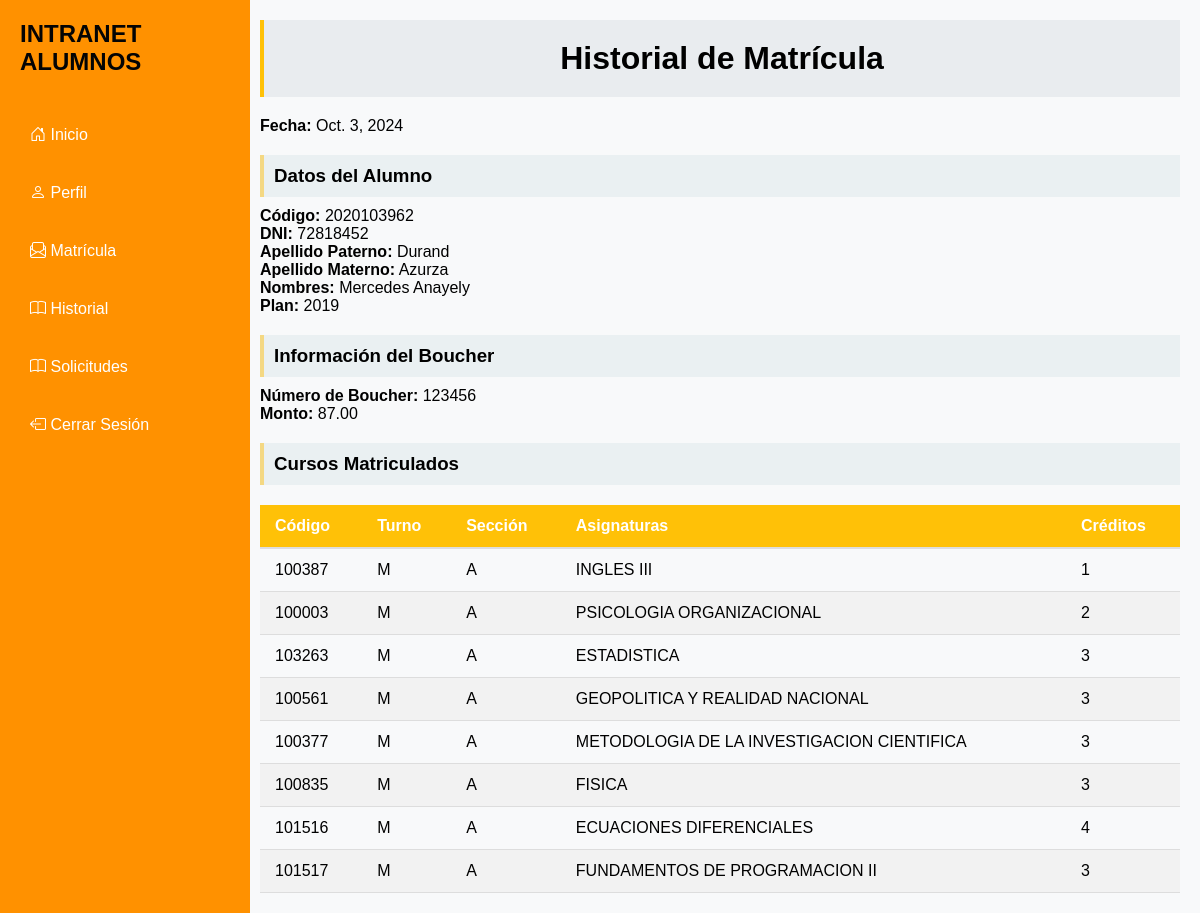
/historial/ (signed in), run on the app's committed database.
### App/models.py (models this page shows, shortened)
class Matricula(models.Model):
    id_matricula = models.AutoField(primary_key=True)
    alumno = models.ForeignKey(Alumno, on_delete=models.CASCADE)
    cursos = models.ManyToManyField(Curso)
    boucher = models.ForeignKey(Boucher, on_delete=models.CASCADE)
    plan = models.ForeignKey(Plan, on_delete=models.CASCADE)
    fecha_matricula = models.DateField(default=timezone.now)

class Alumno(models.Model):
    id_alumno = models.AutoField(primary_key=True)
    codigo = models.CharField(max_length=10, default=1)
    plan = models.ForeignKey(Plan, on_delete=models.CASCADE)
    nombres = models.CharField(max_length=100)
    apellido_paterno = models.CharField(max_length=100)
    apellido_materno = models.CharField(max_length=100)
    dni = models.CharField(max_length=8)
    correo = models.EmailField(max_length=100)
    celular = models.CharField(max_length=9)
    escuela = models.ForeignKey(Escuela, on_delete=models.CASCADE)
    anio = models.IntegerField(default=1)

class Plan (models.Model):
    id_plan = models.AutoField(primary_key=True)
    nombre_plan = models.CharField(max_length=100)
    def __str__(self):
        return self.nombre_plan

class Boucher(models.Model):
    id_boucher = models.AutoField(primary_key=True)
    alumno = models.ForeignKey(Alumno, on_delete=models.CASCADE)
    numero_boucher = models.CharField(max_length=50)
    monto = models.DecimalField(max_digits=10, decimal_places=2)

class Curso(models.Model):
    id = models.AutoField(primary_key=True)
    codigo = models.CharField(max_length=10)
    nombre_curso = models.CharField(max_length=100)
    semestre = models.IntegerField(default=1)
    creditos = models.IntegerField()
    turno = models.CharField(
        max_length=1,
        choices=[('M', 'M'), ('T', 'T'), ('N', 'N')]
    )
    seccion = models.CharField(max_length=1, choices=[('A', 'A'), ('B', 'B'), ('C', 'C')])
    prerrequisito = models.CharField(
        max_length=10,
        null=True,
        blank=True,
    )
    anio = models.IntegerField(default=1)

### App/views.py (the view)
# urls.py: path('historial/', views.historial, name='historial'),
@login_required
def historial(request):
    usuario = request.user
    alumno = get_object_or_404(Alumno, codigo=usuario.alumno.codigo)
    matricula = Matricula.objects.filter(alumno=alumno).latest('fecha_matricula')
    context = {
        'alumno': alumno,
        'matricula': matricula,
        'cursos': matricula.cursos.all() if matricula else [],
        'boucher': matricula.boucher if matricula else None
    }
    return render(request, 'historial.html', context)

### App/templates/historial.html
{% extends 'base.html' %}
{% block content %}
  <div class="Historial_Matricula">
    <h1>Historial de Matrícula</h1>
    <div>
      <p><strong>Fecha:</strong>  {{ matricula.fecha_matricula }}</p>
    </div>
    <div>
      <h3>Datos del Alumno</h3>
      <p><strong>Código:</strong> {{ alumno.codigo }}</p>
      <p><strong>DNI:</strong> {{ alumno.dni }}</p>
      <p><strong>Apellido Paterno:</strong> {{ alumno.apellido_paterno }}</p>
      <p><strong>Apellido Materno:</strong> {{ alumno.apellido_materno }}</p>
      <p><strong>Nombres:</strong> {{ alumno.nombres }}</p>
      <p><strong>Plan:</strong> {{ alumno.plan }}</p>
    </div>
    {% if boucher %}
    <div>
      <h3>Información del Boucher</h3>
      <p><strong>Número de Boucher:</strong> {{ boucher.numero_boucher }}</p>
      <p><strong>Monto:</strong> {{ boucher.monto }}</p>
    </div>
    {% else %}
      <p>No hay información de boucher disponible.</p>
    {% endif %}
    <div>
      <h3>Cursos Matriculados</h3>
      {% if cursos %}
      <table class="tabla-canasta">
        <thead>
          <tr>
            <th>Código</th>
            <th>Turno</th>
            <th>Sección</th>
            <th>Asignaturas</th>
            <th>Créditos</th>
          </tr>
        </thead>
        <tbody>
          {% for curso in cursos %}
          <tr>
            <td>{{ curso.codigo }}</td>
            <td>{{ curso.turno }}</td>
            <td>{{ curso.seccion }}</td>
            <td>{{ curso.nombre_curso }}</td>
            <td>{{ curso.creditos }}</td>
          </tr>
          {% endfor %}
        </tbody>
      </table>
      {% else %}
      <p>No hay cursos matriculados.</p>
      {% endif %}
    </div>
  </div>
{% endblock %}

### App/templates/base.html (shortened to what this page needs)
<!DOCTYPE html>
<html lang="en">
<head>
    <link rel="stylesheet" href="https://cdn.jsdelivr.net/npm/bootstrap-icons@1.11.3/font/bootstrap-icons.min.css">
    <link rel="stylesheet" href="https://cdnjs.cloudflare.com/ajax/libs/font-awesome/6.6.0/css/all.min.css">
</head>
<body>
    <main class="barra">
        <div class="container">
            <aside class="sidebar">
                <div class="sidebar-header">
                    <h2>INTRANET ALUMNOS</h2>
                </div>
                <nav>
                    <ul>
                        <li class="nav-link">
                            <a href="{% url 'home' %}">
                                <i class="bi bi-house-door"></i>
                                Inicio
                            </a>
                        </li>
                        <li class="nav-link">
                            <a href="{% url 'perfil' username=request.user.username %}">
                                <i class="bi bi-person"></i>
                                Perfil
                            </a>
                        </li>
                        <li class="nav-link">
                            <a href="{% url 'matricula' %}">
                                <i class="bi bi-envelope-paper"></i>
                                Matrícula
                            </a>
                        </li>
                        <li class="nav-link">
                            <a href="{% url 'historial' %}">
                                <i class="bi bi-book"></i>
                                Historial
                            </a>
                        </li>
                        <li class="nav-link">
                            <a href="{% url 'solicitud' %}">
                                <i class="bi bi-book"></i>
                                Solicitudes
                            </a>
                        </li>
                        <li class="nav-link">
                            <a href="{% url 'signout' %}">
                                <i class="bi bi-box-arrow-left"></i>
                                Cerrar Sesión
                            </a>
                        </li>
                    </ul>
                </nav>
            </aside>
        <div class="content">
            <div class="container ml-8">
                {% block content %}
                {% endblock %}
            </div>
        </div>
    </main>
</body>
</html>

### App/templates/base.html (style rules this page uses)
* { margin: 0; padding: 0; box-sizing: border-box; font-family: Arial, sans-serif; }
body { display: flex; min-height: 100vh; }
.container { display: flex; width: 100%; height: 100%; }
.sidebar { width: 250px; background-color: #ff9100; color: white; padding: 20px; display: flex; flex-direction: column; align-items: flex-start; position: fixed; height: 100%; left: 0; top: 0; }
.sidebar-header h2 { color: #040404; }
nav ul { list-style: none; padding: 20px 0; }
nav ul li { margin: 20px 0; }
nav ul li a { color: #ffffff; text-decoration: none; display: block; padding: 10px; border-radius: 4px; transition: background-color 0.3s; }
.barra { flex-grow: 1; background-color: #f8f9fa; }
.content { margin-top: 20px; }
.content { width: 100%; }
.Datos_Matricula h1, .Historial_Matricula h1 { background-color: #e9ecef; padding: 20px; border-left: 4px solid #ffc107; text-align: center; }
.Datos_Matricula h3, .Historial_Matricula h3 { background-color: #eaf0f2; padding: 10px; border-left: 4px solid #f4d883; margin-bottom: 10px; }
.Datos_Matricula, .Historial_Matricula { width: calc(100% - 240px); margin-left: 240px; margin-top: -20px; padding: 20px; display: flex; flex-direction: column; gap: 20px; }
a { text-decoration: none; color: #138496; }
.tabla-canasta { width: 100%; border-collapse: collapse; margin-top: 20px; }
.tabla-canasta th, .tabla-canasta td { padding: 12px 15px; text-align: left; }
.tabla-canasta thead { background-color: #ffc107; color: white; }
.tabla-canasta tbody tr:nth-child(even) { background-color: #f2f2f2; }
.tabla-canasta th { font-weight: bold; border-bottom: 2px solid #ddd; }
.tabla-canasta td { border-bottom: 1px solid #ddd; }

### data on the page
Matricula: fecha_matricula "Oct. 3, 2024"
Alumno: codigo "2020103962", dni "72818452", apellido_paterno "Durand", apellido_materno "Azurza", nombres "Mercedes Anayely", plan "2019"
Boucher: numero_boucher "123456", monto "87.00"
Curso: codigo "100387", turno "M", seccion "A", nombre_curso "INGLES III", creditos "1"
Curso: codigo "100003", turno "M", seccion "A", nombre_curso "PSICOLOGIA ORGANIZACIONAL", creditos "2"
Curso: codigo "103263", turno "M", seccion "A", nombre_curso "ESTADISTICA", creditos "3"
Curso: codigo "100561", turno "M", seccion "A", nombre_curso "GEOPOLITICA Y REALIDAD NACIONAL", creditos "3"
Curso: codigo "100377", turno "M", seccion "A", nombre_curso "METODOLOGIA DE LA INVESTIGACION CIENTIFICA", creditos "3"
Curso: codigo "100835", turno "M", seccion "A", nombre_curso "FISICA", creditos "3"
Curso: codigo "101516", turno "M", seccion "A", nombre_curso "ECUACIONES DIFERENCIALES", creditos "4"
Curso: codigo "101517", turno "M", seccion "A", nombre_curso "FUNDAMENTOS DE PROGRAMACION II", creditos "3"
